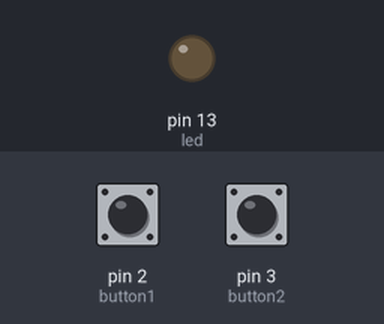
Simulated run of this sketch. Board: Arduino Uno, built with avr-gcc and run on an emulated ATmega328P. Parts: output pins drawn as LEDs (lit = HIGH). Dashed ring = blinking. The inputs (shaded band) are chosen by the test bench; at power-on: pin 2 (button1) LOW, pin 3 (button2) LOW.

Above: at 1.2 s.
1.3 s: pin 2 (button1) pulled HIGH for 3.2 s
At 2.1 s:
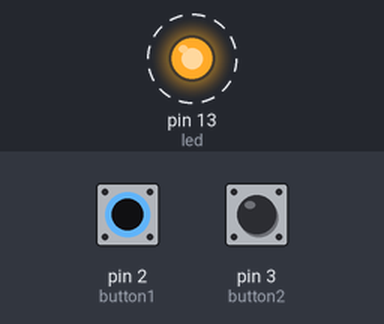
6.0 s: pin 3 (button2) pulled HIGH for 0.15 s
At 7.0 s:
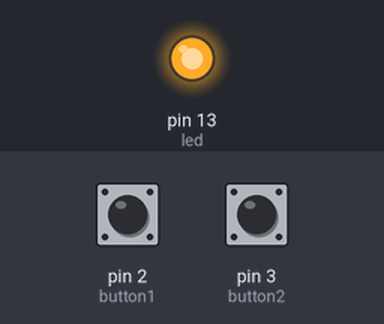
Timing chart, 0 to 12.5 s (numbered marks = the images above; inputs shaded):
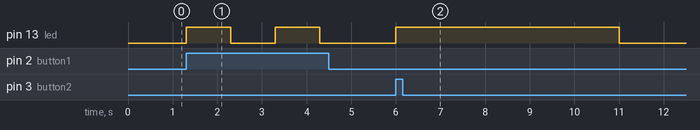

The sketch:

tutorial_buttons.ino
```cpp
//Example_4_On_Off_with_2_Switchs_1
// led is on & off each sec if button1 pressed & on&off each 5sec if button2 pressed


const int led = 13;
const int button1 = 2;
 const int button2 = 3;
void setup() {

pinMode(led,OUTPUT);
pinMode(button1,INPUT);
pinMode(button2,INPUT);
}

void loop() {

  if(digitalRead(button1) ==HIGH)
 { digitalWrite(led,HIGH);
 delay(1000);
 digitalWrite(led,LOW);
  delay(1000);}
 else if (digitalRead(button2) ==HIGH)
  { digitalWrite(led,HIGH);
 delay(5000);
 digitalWrite(led,LOW);
  delay(5000);}


}
```

Measured:
- after the input at 1.3 s, pin 13 (led): alternates HIGH for 1.0 s and LOW for 1.0 s, starting at once
- after the input at 6.0 s, pin 13 (led): LOW → HIGH at once, → LOW 5.0 s later
